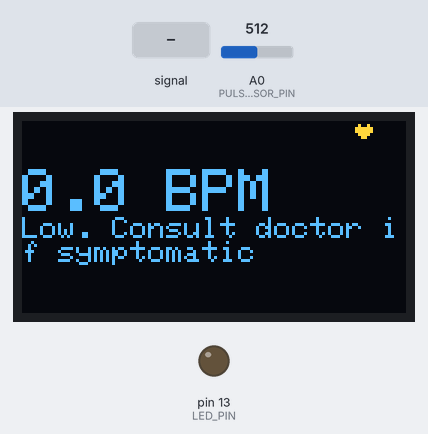
Bench run of a sketch on a simulated Arduino Uno, built with avr-gcc and run on an emulated ATmega328P. Shown: 128×64 one-colour display, output pins drawn as LEDs (lit = HIGH). Dashed ring = blinking. The test bench sets the inputs (shaded band); at power-on: A0 (PULSE_SENSOR_PIN) = 512. The OLED is the two-colour kind (top 16 rows yellow); what the sketch prints to the serial monitor is not drawn.

Above: at 3.2 s.
3.3 s: A0 (PULSE_SENSOR_PIN) fed a 200 Hz sine of ±255 counts around its level
At 4.93 s:
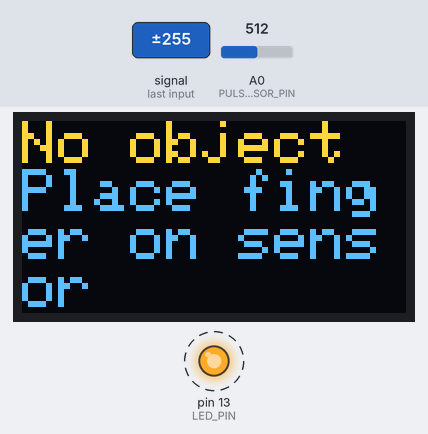
6.3 s: A0 (PULSE_SENSOR_PIN) fed a 1000 Hz sine of ±255 counts around its level
At 7.12 s:
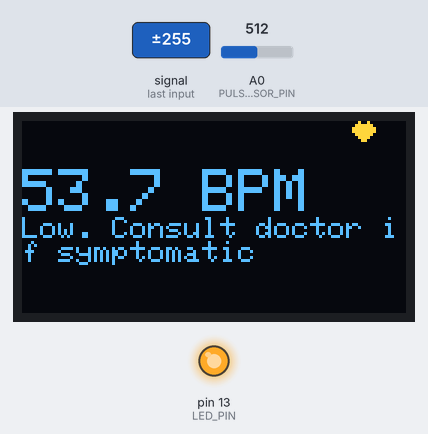
9.3 s: A0 (PULSE_SENSOR_PIN) fed a 200 Hz sine of ±460 counts around its level
At 10.88 s:
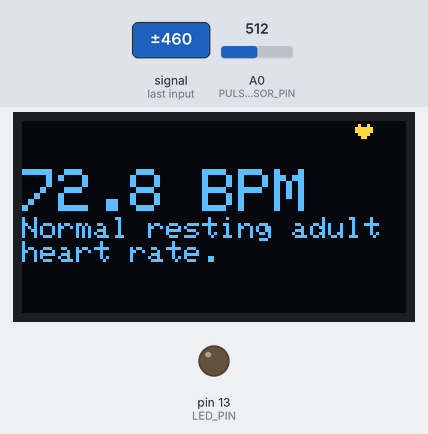
12.3 s: A0 (PULSE_SENSOR_PIN) set to 610
At 12.4 s:
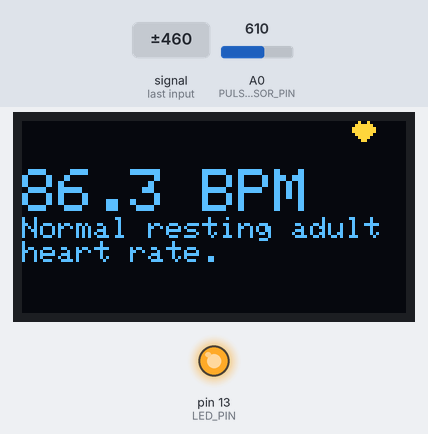
13.8 s: A0 (PULSE_SENSOR_PIN) set to 415
15.3 s: A0 (PULSE_SENSOR_PIN) set to 387
At 15.7 s:
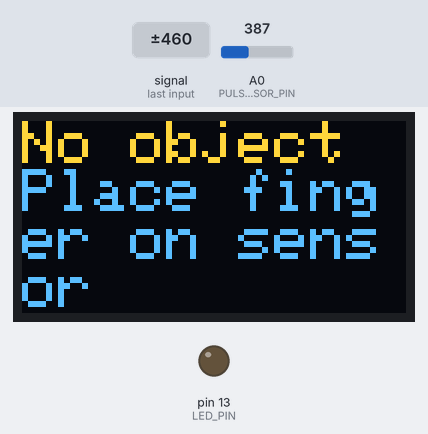
Timing chart, 0 to 17.8 s (numbered marks = the images above; inputs shaded):
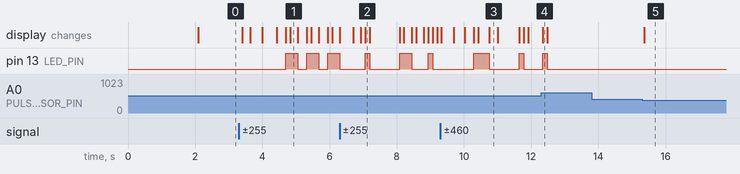

Measured:
- the behaviour switches between 400 and 399 on A0 (PULSE_SENSOR_PIN) (found by bisection; images 4 and 5)
- after the input at 3.3 s, pin 13 (LED_PIN): alternates HIGH for 0.36 s and LOW for 0.26 s, starting after 1.4 s; the display: changes after 0.10 s (image 1)
- after the input at 12.3 s, pin 13 (LED_PIN): goes on until 12.5 s, then stays LOW
- after the input at 13.8 s, every drawn part: stays the same
- after the input at 15.3 s, the display: changes after 0.06 s (image 5)

The sketch:

bpm_monitor.ino
```cpp
#include <Wire.h>
#include <Adafruit_GFX.h>
#include <Adafruit_SSD1306.h>

#define SCREEN_WIDTH 128
#define SCREEN_HEIGHT 64
#define OLED_RESET    -1
#define SMOOTHING_WINDOW_SIZE 4
Adafruit_SSD1306 display(SCREEN_WIDTH, SCREEN_HEIGHT, &Wire, OLED_RESET);

const int PULSE_SENSOR_PIN = A0;
const int LED_PIN = 13;

const int SAMPLE_INTERVAL = 10;  // Time between samples in milliseconds
const int BEAT_THRESHOLD = 550;  // Adjust based on your sensor's characteristics
const int NO_OBJECT_THRESHOLD = 400;

const unsigned long MIN_BEAT_INTERVAL = 600;  // Minimum time between beats (200 BPM)
const unsigned long MAX_BEAT_INTERVAL = 1500; // Maximum time between beats (40 BPM)

unsigned long lastBeatTime = 0;
int lastReading = 0;
bool rising = false;
float beatsPerMinute = 0;
bool objectPresent = false;

int readings[SMOOTHING_WINDOW_SIZE] = {0};  // Array for smoothing
int readIndex = 0;
int total = 0;

int getSmoothedReading(int reading) {
  total = total - readings[readIndex];        // Subtract the oldest reading
  readings[readIndex] = reading;              // Store new reading
  total = total + readings[readIndex];        // Add the new reading
  readIndex = (readIndex + 1) % SMOOTHING_WINDOW_SIZE;
  return total / SMOOTHING_WINDOW_SIZE;       // Return the average
}


// Heart icon (7x7 pixels)
const unsigned char PROGMEM heart_bmp[] = {
  B00100100,
  B01111110,
  B11111111,
  B11111111,
  B01111110,
  B00111100,
  B00011000
};

// Smaller heart for "beating" effect
const unsigned char PROGMEM heart_small_bmp[] = {
  B00000000,
  B00100100,
  B01111110,
  B01111110,
  B00111100,
  B00011000,
  B00000000
};

void setup() {
  Serial.begin(9600);
  pinMode(LED_PIN, OUTPUT);

  if (!display.begin(SSD1306_SWITCHCAPVCC, 0x3C)) {
    Serial.println(F("SSD1306 allocation failed"));
    for (;;);
  }

  display.clearDisplay();
  display.setTextSize(2);
  display.setTextColor(SSD1306_WHITE);
  display.setCursor(0, 0);
  display.println("Heart Rate Monitor");
  display.setTextSize(1);
  display.println("\n~~shibjyoti");
  display.display();
  delay(2000);
}

void loop() {
  display.clearDisplay();
  static unsigned long lastSampleTime = 0;
  unsigned long currentTime = millis();
  int reading = getSmoothedReading(analogRead(PULSE_SENSOR_PIN)); // Smoothed reading


  if (currentTime - lastSampleTime >= SAMPLE_INTERVAL) {
    lastSampleTime = currentTime;
    int reading = analogRead(PULSE_SENSOR_PIN);

    if (reading < NO_OBJECT_THRESHOLD) {
      if (objectPresent) {
        objectPresent = false;
        Serial.println("No object detected");
        display.setTextSize(2);
        display.setCursor(0, 0);
        display.println("No object");
        display.println("Place finger on sensor");
        display.display();
      }
    } else {
      objectPresent = true;
      bool beatDetected = detectBeat(reading, currentTime);

      if (beatDetected) {
        unsigned long beatInterval = currentTime - lastBeatTime;
        if (beatInterval >= MIN_BEAT_INTERVAL && beatInterval <= MAX_BEAT_INTERVAL) {
          beatsPerMinute = 60000.0 / beatInterval;
          Serial.println(beatsPerMinute);
          displayHeartRate(beatsPerMinute, true);
          digitalWrite(LED_PIN, HIGH);
        }
        lastBeatTime = currentTime;
      } else {
        displayHeartRate(beatsPerMinute, false);
        digitalWrite(LED_PIN, LOW);
      }
    }
  }
  delay(100);
}

bool detectBeat(int reading, unsigned long currentTime) {
  static unsigned long lastDebounceTime = 0;
  bool beat = false;

  if (reading > BEAT_THRESHOLD && reading > lastReading && !rising) {
    rising = true;
  } else if (reading < lastReading && rising) {
    unsigned long debounceDelay = 200;
    if (currentTime - lastDebounceTime > debounceDelay) {
      rising = false;
      beat = true;
      lastDebounceTime = currentTime;
    }
  }
  lastReading = reading;
  return beat;
}


void displayHeartRate(float bpm, bool beating) {
  display.setTextSize(2);
  display.setCursor(0, 16);
  display.print(bpm, 1);   // Print BPM value without clearing the whole display
  display.println(" BPM");
  display.setTextSize(1);
  display.println(getHealthAdvisory(bpm));

  // Display the heart icon (update only if beating status changes)
  if (beating) {
    display.drawBitmap(110, 0, heart_bmp, 8, 7, SSD1306_WHITE);
  } else {
    display.drawBitmap(110, 0, heart_small_bmp, 8, 7, SSD1306_WHITE);
  }

  display.display();
}


const char* getHealthAdvisory(float bpm) {
  if (bpm < 60) {
    return "Low. Consult doctor if symptomatic";
  } else if (bpm >= 60 && bpm <= 100) {
    return "Normal resting adult heart rate.";
  } else if (bpm > 100 && bpm <= 140) {
    return "Elevated. Normal during exercise or nervousness";
  } else {
    return "Very high. Seek medical attention if persistent";
  }
}

/* Bibliography:
1. American Heart Association. (2021). All About Heart Rate (Pulse).
   https://www.heart.org/en/health-topics/high-blood-pressure/the-facts-about-high-blood-pressure/all-about-heart-rate-pulse
2. Mayo Clinic. (2020). Heart rate: What's normal?
   https://www.mayoclinic.org/healthy-lifestyle/fitness/expert-answers/heart-rate/faq-20057979
3. Cleveland Clinic. (2022). Pulse & Heart Rate.
   https://my.clevelandclinic.org/health/diagnostics/17402-pulse--heart-rate
*/
```
